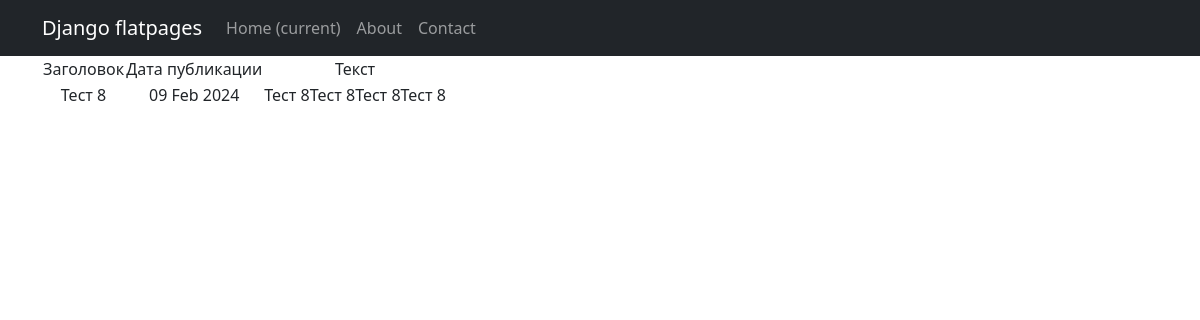
/news/40/, run on an earlier commit of the app's database.
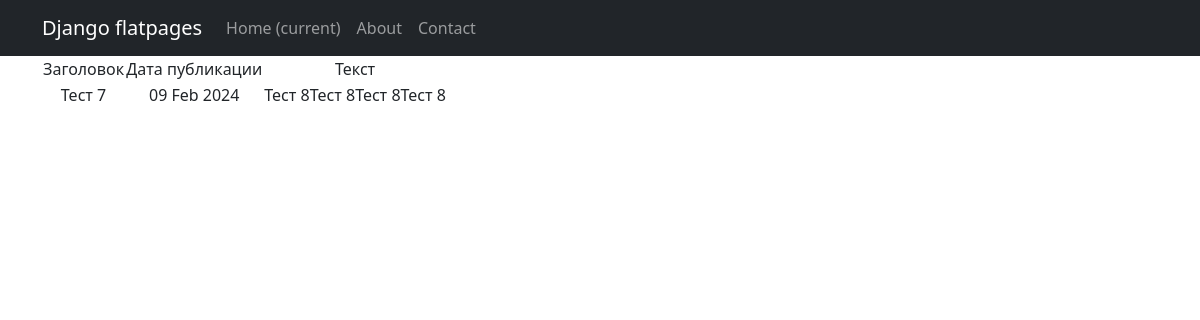
And on a later commit of the database.
### NewsPortal/models.py (models this page shows, shortened)
class Post(models.Model):
    NEWS = 'NW'
    ARTICLE = 'AR'
    CATEGORY = [(NEWS, 'Новость'),
                (ARTICLE, 'Статья')
                ]
    category_post = models.CharField(max_length=2, choices=CATEGORY, default=ARTICLE)
    date_time = models.DateTimeField(auto_now_add=True)
    title = models.CharField(max_length=255)
    text = models.TextField()
    rating = models.SmallIntegerField(default=0)
    added_at = models.DateTimeField(auto_now=True)
    author = models.ForeignKey(Author, on_delete=models.CASCADE)
    category = models.ManyToManyField(Category, through='PostCategory', related_name='article')

### NewsPortal/views.py (the view)
# urls.py: path('<int:pk>/', cache_page(60*5)(PostDetail.as_view()), name='post_detail'),
class PostDetail(DetailView):
    model = Post
    template_name = 'news_index.html'
    context_object_name = 'news'

### NewsPortal/templatetags/custom_filters.py (called while the page is built)
@register.filter()
def censor(text):
    words = text.split()
    censor_list = []
    for word in words:
        if word.lower() in bad_words:
            censor_word = word[0] + '*' * (len(word) - 1)
            censor_list.append(censor_word)
        else:
            censor_list.append(word)
    return ' '.join(censor_list)

### templates/news_index.html (shortened to what this page needs)
{% extends 'flatpages/default.html' %}
{% load custom_filters %}
{% block content %}
    {% if news %}
        <table>
            <tr>
                <td>Заголовок</td>
                <td>Дата публикации</td>
                <td>Текст</td>
            </tr>
            <tr>
                <td>{{news.title|censor}}</td>
                <td>{{news.date_time|date:'d M Y'}}</td>
                <td>{{news.text|censor}}</td>
            </tr>
        </table>
    {% endif %}
{% endblock content %}

What changed in the data, as far as the page shows it:
changed Post "Тест 8Тест 8Тест 8Тест 8": title|censor "Тест 8" → "Тест 7"
